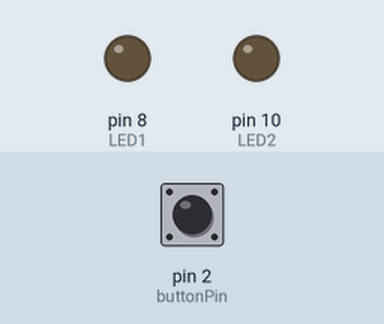
Bench run of a sketch on a simulated Arduino Uno, built with avr-gcc and run on an emulated ATmega328P. Parts: output pins drawn as LEDs (lit = HIGH). Inputs (shaded band) come from the test bench; at power-on: pin 2 (buttonPin) LOW.

Above: at 1.2 s.
1.3 s: pin 2 (buttonPin) pulled HIGH for 0.15 s
At 2.1 s:
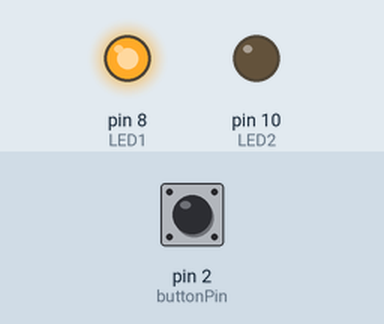
4.4 s: pin 2 (buttonPin) pulled HIGH for 1 s
At 8.1 s:
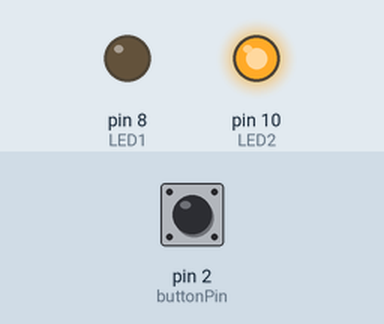
8.4 s: pin 2 (buttonPin) pulled HIGH for 3.2 s
At 13.1 s:
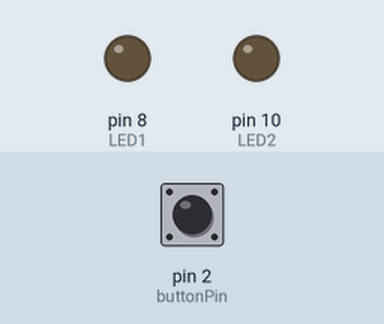
Timing chart, 0 to 14.6 s (numbered marks = the images above; inputs shaded):
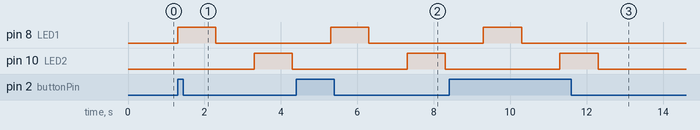

Measured:
- after the input at 1.3 s, pin 8 (LED1): LOW → HIGH at once, → LOW 1.0 s later; pin 10 (LED2): LOW → HIGH after 2.0 s, → LOW 1.0 s later
- after the input at 4.4 s, pin 8 (LED1): LOW → HIGH after 0.90 s, → LOW 1.0 s later; pin 10 (LED2): LOW → HIGH after 2.9 s, → LOW 1.0 s later
- after the input at 8.4 s, pin 8 (LED1): LOW → HIGH after 0.90 s, → LOW 1.0 s later; pin 10 (LED2): LOW → HIGH after 2.9 s, → LOW 1.0 s later

The sketch:

problem_1.ino
```cpp
int LED1 = 8; //LED1 8번핀 연결
int LED2 = 10; //LED2 10번 연결
int buttonPin = 2; //푸시버튼 2번 연결

int buttonState = 0; //입력 핀의 상태값을 저장하는 변수

void setup()
{
  pinMode(LED1, OUTPUT);  //8번 디지털 핀을 출력으로 설정
  pinMode(LED2, OUTPUT); ////10번 디지털 핀을 출력으로 설정
  pinMode(buttonPin, INPUT); //2번 핀 입력으로 설정
}

void loop()
{
  buttonState = digitalRead(buttonPin);  //버튼 상태 값을 저장

  if(buttonState == HIGH) // 버튼 누르면
  {
    digitalWrite (LED1, HIGH);
    delay(1000);
    digitalWrite (LED1, LOW);
    delay(1000);
    digitalWrite(LED2, HIGH);
    delay(1000);
    digitalWrite(LED2, LOW);
    delay(1000);
  }
  else
  {
    digitalWrite(LED1, LOW);
    digitalWrite(LED2, LOW);
  }
}
```
